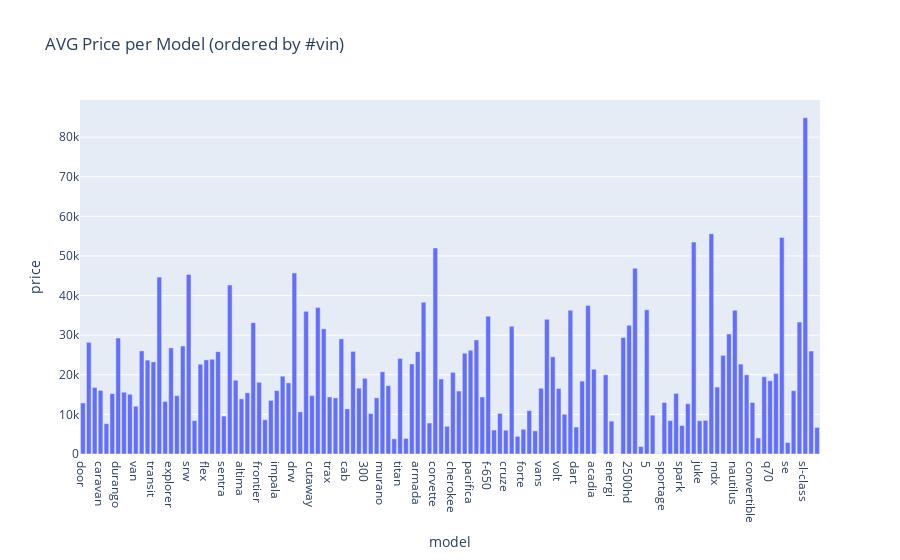

The notebook cell saved with this chart:
### Code cell
models_df =df.groupby('model')[['price','vin']].agg({'vin':'count', 'price':'mean'}).sort_values('vin', ascending = False).reset_index()

px.bar(models_df, x= 'model' , y= 'price',hover_data= ['vin'], title = 'AVG Price per Model (ordered by #vin)')

### Figure 1 — Plotly figure (JSON) as saved in the notebook; plotly's stock layout.template omitted (floating-point values rounded to 4 significant figures)
{"data": [{"alignmentgroup": "True", "customdata": [[624], [219], [148], [102], [87], [65], [64], [61], [54], [44], [44], [42], [41], [41], [40], [39], [39], [39], [38], [34], [34], [33], [29], [29], [28], [28], [22], [21], [18], [16], [14], [14], [12], [12], [12], [10], [9], [9], [9], [9], [8], [8], [8], [7], [6], [6], [6], [6], [6], [5], [5], [5], [5], [5], [5], [4], [4], [4], [4], [4], [4], [3], [3], [3], [3], [3], [3], [3], [3], [3], [2], [2], [2], [2], [2], [2], [2], [2], [2], [2], [2], [2], [2], [1], [1], [1], [1], [1], [1], [1], [1], [1], [1], [1], [1], [1], [1], [1], [1], [1], [1], [1], [1], [1], [1], [1], [1], [1], [1], [1], [1], [1], [1], [1], [1], [1], [1], [1], [1], [1], [1], [1], [1], [1], [1], [1]], "hovertemplate": "model=%{x}<br>price=%{y}<br>vin=%{customdata[0]}<extra></extra>", "legendgroup": "", "marker": {"color": "#636efa", "pattern": {"shape": ""}}, "name": "", "offsetgroup": "", "orientation": "v", "showlegend": false, "textposition": "auto", "type": "bar", "x": ["door", "f-150", "doors", "caravan", "mpv", "fusion", "durango", "journey", "rogue", "van", "challenger", "charger", "transit", "max", "sport", "explorer", "escape", "1500", "srw", "versa", "edge", "flex", "wagon", "mustang", "sentra", "expedition", "pathfinder", "altima", "equinox", "suburban", "frontier", "fiesta", "malibu", "impala", "colorado", "taurus", "drw", "focus", "tahoe", "cutaway", "series", "2500", "trax", "ecosport", "ranger", "cab", "camaro", "compass", "300", "pickup", "hybrid", "murano", "sorento", "coupe", "titan", "pk", "traverse", "armada", "3500", "sedan", "corvette", "passenger", "chassis", "cherokee", "maxima", "ld", "pacifica", "el", "encore", "f-650", "note", "d", "cruze", "enclave", "country", "forte", "cargo", "sonic", "vans", "gle", "x3", "volt", "bus", "xd", "dart", "srx", "xt5", "acadia", "sundance", "suv", "energi", "vehicl", "e-class", "2500hd", "discovery", "trail", "5", "elantra", "truck", "sportage", "utility", "kicks", "spark", "soul", "m", "juke", "connect", "gx", "mdx", "glc", "ghibli", "nautilus", "nvp", "dr", "convertible", "pioneer", "q5", "q70", "f-750", "road/street", "se", "cx-3", "esv", "sl-class", "limited", "xterra"], "xaxis": "x", "y": [12880.0, 28200.0, 16790.0, 16040.0, 7651.0, 15270.0, 29280.0, 15610.0, 15090.0, 12050.0, 26025, 23710.0, 23250.0, 44660.0, 13260.0, 26790.0, 14740.0, 27270.0, 45330.0, 8438.0, 22660.0, 23780.0, 23920.0, 25840.0, 9573.0, 42670.0, 18620.0, 13920.0, 15440.0, 33160.0, 18110.0, 8657.0, 13530.0, 16010.0, 19640.0, 17960, 45700, 10640.0, 36010.0, 14760.0, 36960.0, 31610.0, 14410.0, 14170.0, 29070.0, 11390.0, 25920.0, 16630.0, 19100, 10220, 14180, 20765, 17260, 3829, 24120, 3931.0, 22725, 25825, 38325, 7825, 52025, 18930.0, 7000, 20600, 15900, 25430.0, 26200, 28800, 14400, 34800, 6050, 10250, 6000, 32250, 4450, 6250, 10950, 5850, 16600, 34000, 24550, 16550, 10050, 36300, 6800, 18402, 37500, 21400, 0, 19995, 8300, 25, 29400, 32500, 46900, 1880, 36400, 9800, 100, 13000, 8430, 15300, 7200, 12700, 53500, 8400, 8500, 55600, 16900, 24900, 30300, 36300, 22700, 20000, 13000, 4050, 19500, 18500, 20300, 54680, 2899, 16000, 33300, 84900, 26000, 6700], "yaxis": "y"}], "layout": {"barmode": "relative", "legend": {"tracegroupgap": 0}, "title": {"text": "AVG Price per Model (ordered by #vin)"}, "xaxis": {"anchor": "y", "domain": [0, 1], "title": {"text": "model"}}, "yaxis": {"anchor": "x", "domain": [0, 1], "title": {"text": "price"}}}}
